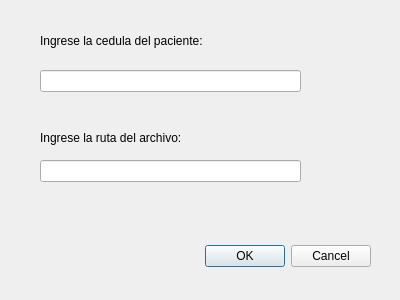
<?xml version="1.0" encoding="UTF-8"?>
<ui version="4.0">
 <class>cargar</class>
 <widget class="QDialog" name="cargar">
  <property name="geometry">
   <rect>
    <x>0</x>
    <y>0</y>
    <width>400</width>
    <height>300</height>
   </rect>
  </property>
  <property name="windowTitle">
   <string>Dialog</string>
  </property>
  <widget class="QDialogButtonBox" name="buttonBox">
   <property name="geometry">
    <rect>
     <x>30</x>
     <y>240</y>
     <width>341</width>
     <height>32</height>
    </rect>
   </property>
   <property name="orientation">
    <enum>Qt::Horizontal</enum>
   </property>
   <property name="standardButtons">
    <set>QDialogButtonBox::Cancel|QDialogButtonBox::Ok</set>
   </property>
  </widget>
  <widget class="QLabel" name="cc">
   <property name="geometry">
    <rect>
     <x>40</x>
     <y>20</y>
     <width>211</width>
     <height>41</height>
    </rect>
   </property>
   <property name="text">
    <string>Ingrese la cedula del paciente:</string>
   </property>
  </widget>
  <widget class="QLabel" name="ruta">
   <property name="geometry">
    <rect>
     <x>40</x>
     <y>130</y>
     <width>181</width>
     <height>16</height>
    </rect>
   </property>
   <property name="text">
    <string>Ingrese la ruta del archivo:</string>
   </property>
  </widget>
  <widget class="QLineEdit" name="ced_ing">
   <property name="geometry">
    <rect>
     <x>40</x>
     <y>70</y>
     <width>261</width>
     <height>22</height>
    </rect>
   </property>
  </widget>
  <widget class="QLineEdit" name="rut_arch">
   <property name="geometry">
    <rect>
     <x>40</x>
     <y>160</y>
     <width>261</width>
     <height>22</height>
    </rect>
   </property>
  </widget>
 </widget>
 <resources/>
 <connections>
  <connection>
   <sender>buttonBox</sender>
   <signal>accepted()</signal>
   <receiver>cargar</receiver>
   <slot>accept()</slot>
   <hints>
    <hint type="sourcelabel">
     <x>248</x>
     <y>254</y>
    </hint>
    <hint type="destinationlabel">
     <x>157</x>
     <y>274</y>
    </hint>
   </hints>
  </connection>
  <connection>
   <sender>buttonBox</sender>
   <signal>rejected()</signal>
   <receiver>cargar</receiver>
   <slot>reject()</slot>
   <hints>
    <hint type="sourcelabel">
     <x>316</x>
     <y>260</y>
    </hint>
    <hint type="destinationlabel">
     <x>286</x>
     <y>274</y>
    </hint>
   </hints>
  </connection>
 </connections>
</ui>
